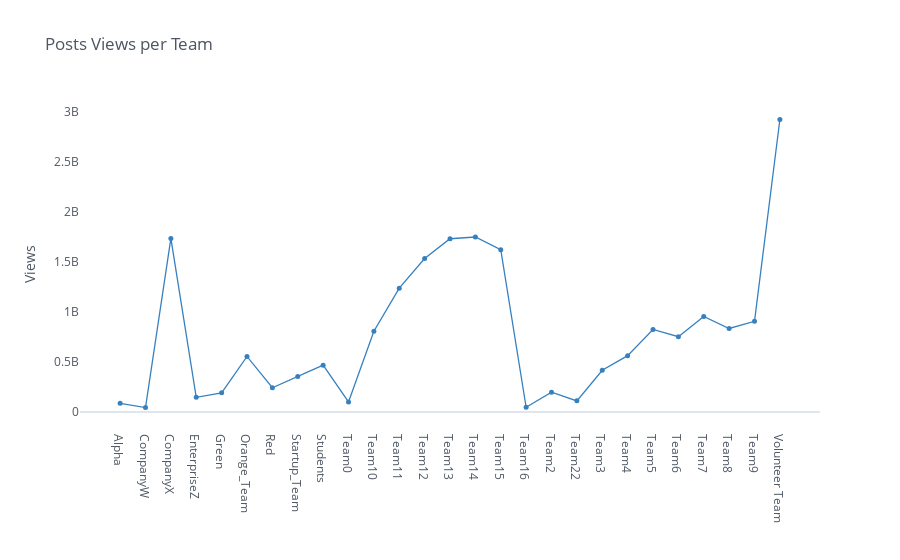

This figure's notebook cell:
### Code cell
# Distribution page views per team  
df5 = useractivity.loc[:,['team','post_id','post_views']]
df5 = pd.DataFrame(df5.groupby(['team']).sum())
df_ = df5
df_.iplot(y='post_views', theme='white', mode='lines+markers', color='blue', 
          title='Posts Views per Team', size=5, showgrid=False, yTitle='Views')

### Figure 1 — Plotly figure (JSON) as saved in the notebook; plotly's stock layout.template omitted (floating-point values rounded to 4 significant figures)
{"data": [{"line": {"color": "rgba(55, 128, 191, 1.0)", "dash": "solid", "shape": "linear", "width": 1.3}, "marker": {"size": 5, "symbol": "circle"}, "mode": "lines+markers", "name": "post_views", "text": "", "type": "scatter", "x": ["Alpha", "CompanyW", "CompanyX", "EnterpriseZ", "Green", "Orange_Team", "Red", "Startup_Team", "Students", "Team0", "Team10", "Team11", "Team12", "Team13", "Team14", "Team15", "Team16", "Team2", "Team22", "Team3", "Team4", "Team5", "Team6", "Team7", "Team8", "Team9", "Volunteer Team"], "y": [85429710, 43692542, 1734820192, 145970578, 190909794, 554313470, 241163968, 354271914, 467281450, 99077064, 806813180, 1236850170, 1533582732, 1731574288, 1749046204, 1621243938, 46504330, 197532046, 110238084, 416554720, 562633078, 824344678, 752240296, 954491694, 834046882, 905328450, 2924044920]}], "layout": {"autosize": true, "legend": {"bgcolor": "#FFFFFF", "font": {"color": "#4D5663"}}, "paper_bgcolor": "#FFFFFF", "plot_bgcolor": "#FFFFFF", "title": {"font": {"color": "#4D5663"}, "text": "Posts Views per Team"}, "xaxis": {"autorange": true, "gridcolor": "#E1E5ED", "range": [-1.611, 27.61], "showgrid": false, "tickfont": {"color": "#4D5663"}, "title": {"font": {"color": "#4D5663"}, "text": ""}, "type": "category", "zerolinecolor": "#E1E5ED"}, "yaxis": {"autorange": true, "gridcolor": "#E1E5ED", "range": [-171100000.0, 3139000000.0], "showgrid": false, "tickfont": {"color": "#4D5663"}, "title": {"font": {"color": "#4D5663"}, "text": "Views"}, "type": "linear", "zerolinecolor": "#E1E5ED"}}}
